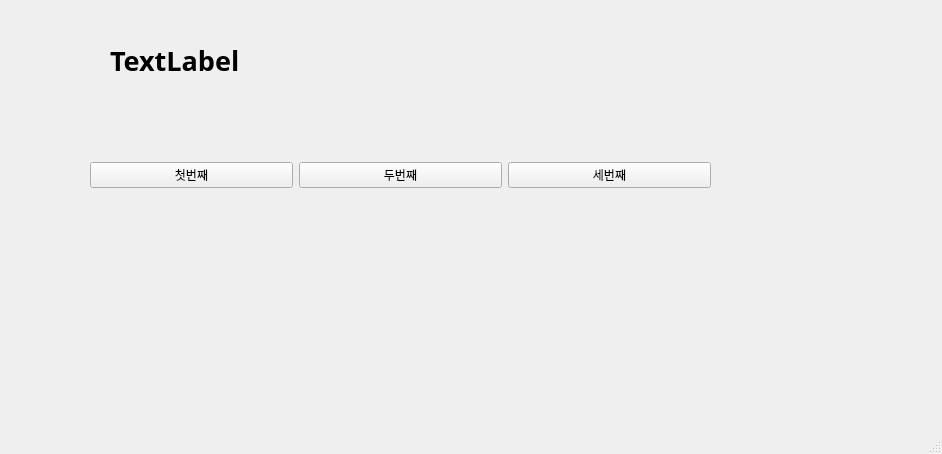
<?xml version="1.0" encoding="UTF-8"?>
<ui version="4.0">
 <class>MainWindow</class>
 <widget class="QMainWindow" name="MainWindow">
  <property name="geometry">
   <rect>
    <x>0</x>
    <y>0</y>
    <width>942</width>
    <height>454</height>
   </rect>
  </property>
  <property name="windowTitle">
   <string>MainWindow</string>
  </property>
  <widget class="QWidget" name="centralwidget">
   <widget class="QWidget" name="horizontalLayoutWidget">
    <property name="geometry">
     <rect>
      <x>90</x>
      <y>100</y>
      <width>621</width>
      <height>151</height>
     </rect>
    </property>
    <layout class="QHBoxLayout" name="horizontalLayout">
     <item>
      <widget class="QPushButton" name="pushButton">
       <property name="text">
        <string>첫번째</string>
       </property>
      </widget>
     </item>
     <item>
      <widget class="QPushButton" name="pushButton_2">
       <property name="text">
        <string>두번째</string>
       </property>
      </widget>
     </item>
     <item>
      <widget class="QPushButton" name="pushButton_3">
       <property name="text">
        <string>세번째</string>
       </property>
      </widget>
     </item>
    </layout>
   </widget>
   <widget class="QLabel" name="label">
    <property name="geometry">
     <rect>
      <x>110</x>
      <y>40</y>
      <width>551</width>
      <height>41</height>
     </rect>
    </property>
    <property name="font">
     <font>
      <family>맑은 고딕</family>
      <pointsize>20</pointsize>
      <weight>75</weight>
      <bold>true</bold>
     </font>
    </property>
    <property name="text">
     <string>TextLabel</string>
    </property>
   </widget>
  </widget>
  <widget class="QMenuBar" name="menubar">
   <property name="geometry">
    <rect>
     <x>0</x>
     <y>0</y>
     <width>942</width>
     <height>21</height>
    </rect>
   </property>
  </widget>
  <widget class="QStatusBar" name="statusbar"/>
 </widget>
 <resources/>
 <connections>
  <connection>
   <sender>pushButton</sender>
   <signal>clicked()</signal>
   <receiver>MainWindow</receiver>
   <slot>firstClick()</slot>
   <hints>
    <hint type="sourcelabel">
     <x>211</x>
     <y>194</y>
    </hint>
    <hint type="destinationlabel">
     <x>246</x>
     <y>244</y>
    </hint>
   </hints>
  </connection>
  <connection>
   <sender>pushButton_2</sender>
   <signal>clicked()</signal>
   <receiver>MainWindow</receiver>
   <slot>secondClick()</slot>
   <hints>
    <hint type="sourcelabel">
     <x>379</x>
     <y>190</y>
    </hint>
    <hint type="destinationlabel">
     <x>425</x>
     <y>244</y>
    </hint>
   </hints>
  </connection>
  <connection>
   <sender>pushButton_3</sender>
   <signal>clicked()</signal>
   <receiver>MainWindow</receiver>
   <slot>thirdClick()</slot>
   <hints>
    <hint type="sourcelabel">
     <x>598</x>
     <y>194</y>
    </hint>
    <hint type="destinationlabel">
     <x>636</x>
     <y>245</y>
    </hint>
   </hints>
  </connection>
 </connections>
 <slots>
  <slot>firstClick()</slot>
  <slot>secondClick()</slot>
  <slot>thirdClick()</slot>
 </slots>
</ui>
